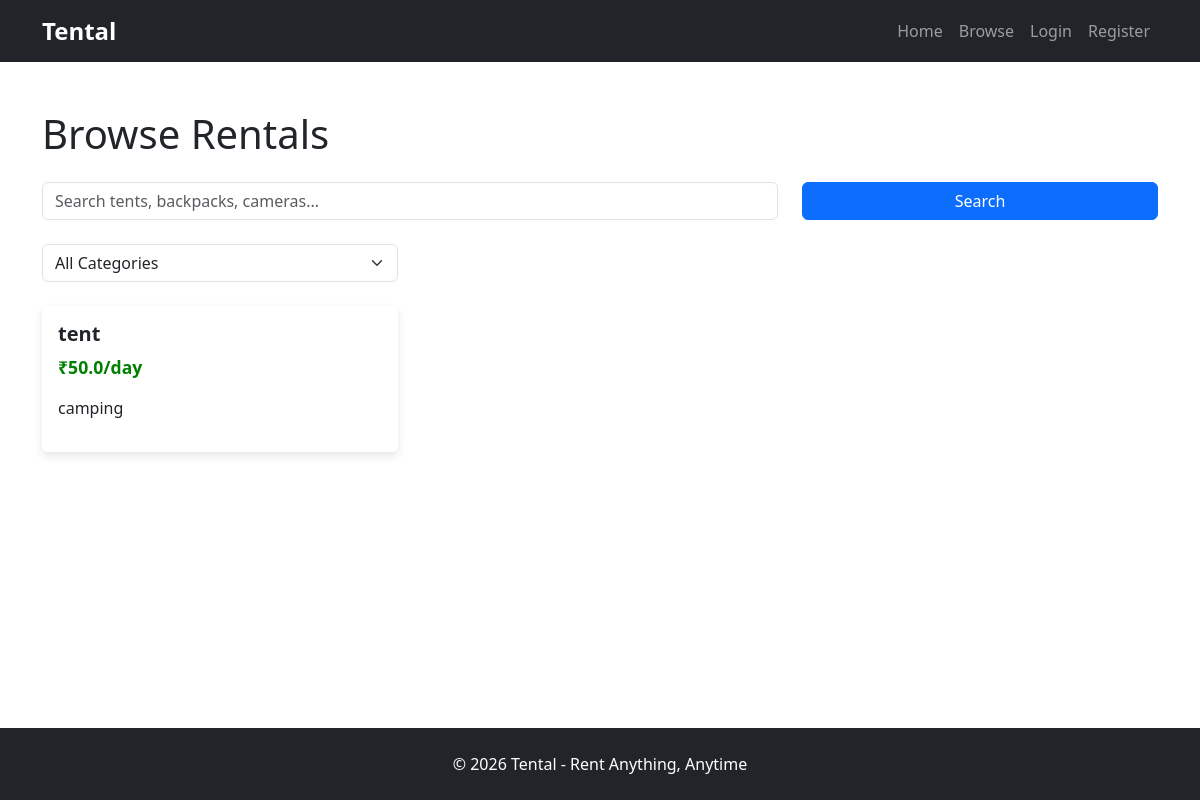
Screenshot of /browse with the database file from the repository.
### models/rental_item.py (models this page shows)
class RentalItem(db.Model):
    id = db.Column(db.Integer, primary_key=True)
    title = db.Column(db.String(100), nullable=False)
    description = db.Column(db.Text, nullable=False)
    price_per_day = db.Column(db.Float, nullable=False)
    category = db.Column(db.String(100), nullable=False)
    user_id = db.Column(
        db.Integer,
        db.ForeignKey("user.id"),
        nullable=False
    )
    status = db.Column(
        db.String(20),
        default="pending"
    )

### routes/main.py (the view)
@main.route("/browse")
def browse():
    rentals = RentalItem.query.filter_by(
        status="approved"
    ).all()
    return render_template(
        "browse.html",
        rentals=rentals
    )

### templates/browse.html (shortened to what this page needs)
{% extends "base.html" %} {% block content %}
<div id="browse-page" class="container mt-5">
  <h1 id="browse-title" class="mb-4">Browse Rentals</h1>
  <div id="search-section" class="row mb-4">
    <div class="col-md-8">
      <input
        id="search-input"
        type="text"
        class="form-control"
        placeholder="Search tents, backpacks, cameras..."
      />
    </div>
    <div class="col-md-4">
      <button id="search-button" class="btn btn-primary w-100">Search</button>
    </div>
  </div>
  <div id="filter-section" class="row mb-4">
    <div class="col-md-4">
      <select id="category-filter" class="form-select">
        <option selected>All Categories</option>
      </select>
    </div>
  </div>
  <div id="rental-listings" class="row g-4">
    {% for rental in rentals %}
    <div class="col-md-4">
      <div class="card rental-card">
        <div class="card-body">
          <h5 class="rental-title">{{ rental.title }}</h5>
          <p class="rental-price">₹{{ rental.price_per_day }}/day</p>
          <p>{{ rental.category }}</p>
        </div>
      </div>
    </div>
    {% endfor %}
  </div>
</div>
{% endblock %}

### static/css/style.css (style rules this page uses)
:root { --primary-color: #2E8B57; --secondary-color: #1E293B; }
html, body { height: 100%; }
body { display: flex; flex-direction: column; }
.rental-card { transition: all 0.3s ease; border: none; box-shadow: 0 4px 10px rgba(0, 0, 0, 0.1); }
.rental-title { font-weight: 600; }
.rental-price { font-size: 1.1rem; font-weight: bold; color: green; }

### rows the page displays
RentalItem: title "tent", price_per_day "50.0", category "camping"
